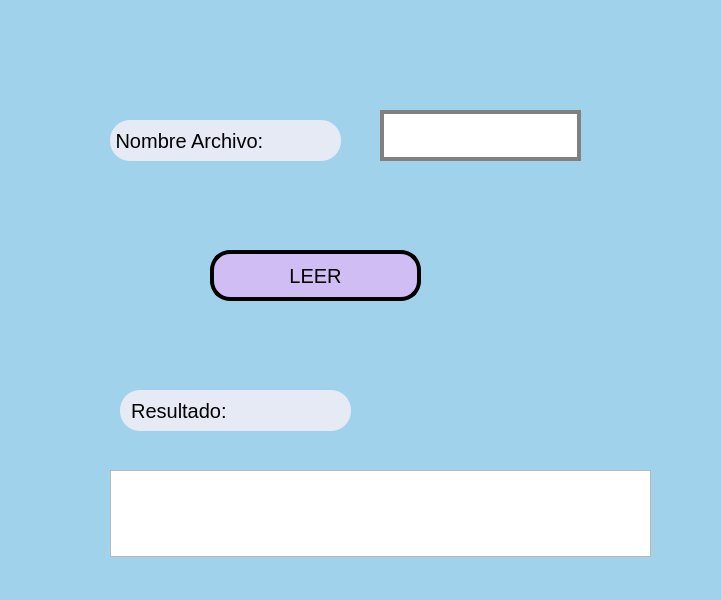
<?xml version="1.0" encoding="UTF-8"?>
<ui version="4.0">
 <class>MainWindow</class>
 <widget class="QMainWindow" name="MainWindow">
  <property name="geometry">
   <rect>
    <x>0</x>
    <y>0</y>
    <width>721</width>
    <height>600</height>
   </rect>
  </property>
  <property name="windowTitle">
   <string>MainWindow</string>
  </property>
  <property name="styleSheet">
   <string notr="true">
background-color: rgb(160, 210, 235);</string>
  </property>
  <widget class="QWidget" name="centralwidget">
   <widget class="QLineEdit" name="txt_archivo">
    <property name="geometry">
     <rect>
      <x>380</x>
      <y>110</y>
      <width>201</width>
      <height>51</height>
     </rect>
    </property>
    <property name="font">
     <font>
      <pointsize>20</pointsize>
     </font>
    </property>
    <property name="styleSheet">
     <string notr="true">background-color: rgb(255, 255, 255);
border: 4px solid gray;
</string>
    </property>
    <property name="text">
     <string/>
    </property>
    <property name="alignment">
     <set>Qt::AlignCenter</set>
    </property>
   </widget>
   <widget class="QPushButton" name="btn_leer">
    <property name="geometry">
     <rect>
      <x>210</x>
      <y>250</y>
      <width>211</width>
      <height>51</height>
     </rect>
    </property>
    <property name="font">
     <font>
      <pointsize>15</pointsize>
     </font>
    </property>
    <property name="styleSheet">
     <string notr="true">
border: 4px solid black;

color: rgb(0,0,0);

border-radius:20px;
background-color: rgb(208, 189, 244);

</string>
    </property>
    <property name="text">
     <string>LEER</string>
    </property>
   </widget>
   <widget class="QTextEdit" name="txt_contenido">
    <property name="geometry">
     <rect>
      <x>110</x>
      <y>470</y>
      <width>541</width>
      <height>87</height>
     </rect>
    </property>
    <property name="styleSheet">
     <string notr="true">background-color: rgb(gray);</string>
    </property>
   </widget>
   <widget class="QLabel" name="label">
    <property name="geometry">
     <rect>
      <x>110</x>
      <y>120</y>
      <width>231</width>
      <height>41</height>
     </rect>
    </property>
    <property name="font">
     <font>
      <pointsize>15</pointsize>
     </font>
    </property>
    <property name="styleSheet">
     <string notr="true">color: rgb(0,0,0);
background-color: rgb(85, 170, 127);
background-color: rgb(229, 234, 245);
border-radius:20px;
</string>
    </property>
    <property name="text">
     <string> Nombre Archivo:</string>
    </property>
   </widget>
   <widget class="QLabel" name="label_2">
    <property name="geometry">
     <rect>
      <x>120</x>
      <y>390</y>
      <width>231</width>
      <height>41</height>
     </rect>
    </property>
    <property name="font">
     <font>
      <pointsize>15</pointsize>
     </font>
    </property>
    <property name="styleSheet">
     <string notr="true">color: rgb(0,0,0);
background-color: rgb(85, 170, 127);
background-color: rgb(229, 234, 245);
border-radius:20px;
</string>
    </property>
    <property name="text">
     <string>  Resultado:</string>
    </property>
   </widget>
  </widget>
  <widget class="QMenuBar" name="menubar">
   <property name="geometry">
    <rect>
     <x>0</x>
     <y>0</y>
     <width>721</width>
     <height>26</height>
    </rect>
   </property>
  </widget>
  <widget class="QStatusBar" name="statusbar"/>
 </widget>
 <resources/>
 <connections/>
</ui>
